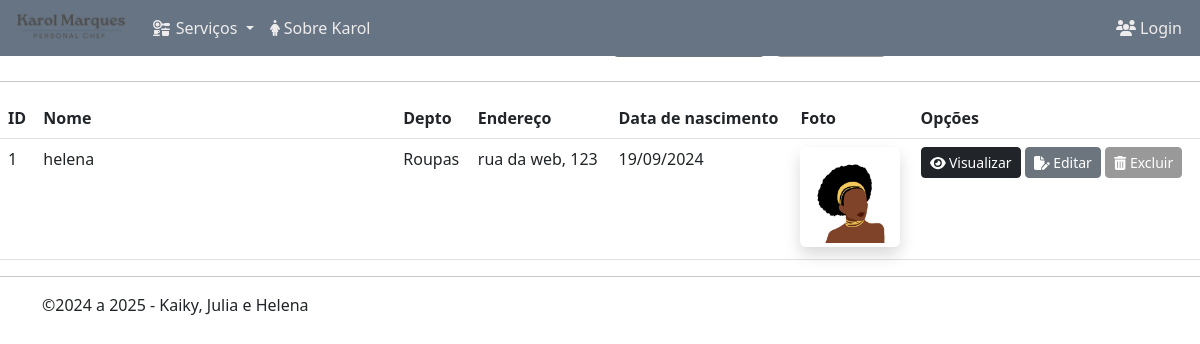
Page /gerente/index.php on the committed database.
### tables this page shows
CREATE TABLE IF NOT EXISTS `gerentes` (
  `id` int NOT NULL AUTO_INCREMENT PRIMARY KEY,
  `nome` varchar(100) NOT NULL,
  `endereco` varchar(50) NOT null,
  `depto` varchar(20) NOT NULL,
  `datanasc` datetime NOT NULL,
  `foto` varchar(30)
);

### inc/database.php (called while the page is built, shortened)
<?php
function open_database()
{
    try {
        $conn = new PDO("mysql:host=" . DB_HOST . ";dbname=" . DB_NAME, DB_USER, DB_PASSWORD);
        $conn->setAttribute(PDO::ATTR_ERRMODE, PDO::ERRMODE_EXCEPTION);
        $conn->setAttribute(PDO::ATTR_EMULATE_PREPARES, false);
        $conn->exec("SET NAMES 'utf8'");
        return $conn;
    } catch (PDOException $e) {
        echo "Connection failed: ";
    }
}
function find_all($table)
{
    $database = open_database();
    try {
        $stmt = $database->query("SELECT * FROM $table");
        return $stmt->fetchAll(PDO::FETCH_ASSOC);
    } catch (PDOException $e) {
        $_SESSION['message'] = $e->getMessage();
        $_SESSION['type'] = 'danger';
    }
    return [];
}
function formatadata($date, $formato)
{
    $dt = new DateTime($date, new DateTimeZone("America/Sao_Paulo"));
    return $dt->format($formato);
}

### gerente/functions.php (called while the page is built, shortened)
<?php
    function index() {
        $gerentes = find_all("gerentes");
    }
?>

### gerente/index.php (the view, shortened to what this page needs)
<?php
    include('functions.php');
    index();
?>
            <header class="mt-3 ">
                <div class="row">
                    <div class="col-sm-6">
                        <h2>Gerentes</h2>
                    </div>
                    <div class="col-sm-6 text-right h2">
                        <a class="btn btn-secondary" href="add.php"><i class="fa fa-user-plus"></i> Novo Gerente</a>
                        <a class="btn btn-light" href="index.php"><i class="fa fa-refresh"></i> Atualizar</a>
                    </div>
                </div>
            </header>
            <hr>
            <table class="table table-hover">
                <thead>
                    <tr>
                        <th>ID</th>
                        <th width="30%">Nome</th>
                        <th>Depto</th>
                        <th>Endereço</th>
                        <th>Data de nascimento</th>
                        <th>Foto</th>
                        <th>Opções</th>
                    </tr>
                </thead>
                <tbody>
                    <?php if ($gerentes) : ?>
                        <?php foreach ($gerentes as $gerente) : ?>
                            <tr>
                                <td><?php echo $gerente['id']; ?></td>
                                <td><?php echo $gerente['nome']; ?></td>
                                <td><?php echo $gerente['depto']; ?></td>
                                <td><?php echo $gerente['endereco']; ?></td>
                                <td><?php echo formatadata($gerente['datanasc'],"d/m/Y"); ?></td>
                                <td>
                                    <?php
                                        if (empty($gerente['foto'])) {
                                            echo "<img src=\"fotos/SemFoto.PNG\" class=\"shadow p-1 mb-1 bg-body rounded\" width=\"100px\">";
                                        } else {
                                            $imagem = $gerente['foto'];
                                            echo "<img src='fotos/$imagem' class=\"shadow p-1 mb-1 bg-body rounded\" width=\"100px\">";
                                        }
                                    ?>
                                </td>
                                <td class="actions text-right">
                                    <a href="view.php?id=<?php echo $gerente['id']; ?>" class="btn btn-sm btn-dark"><i class="fa fa-eye"></i> Visualizar</a>
                                    <a href="edit.php?id=<?php echo $gerente['id']; ?>" class="btn btn-sm btn-secondary"><i class="fa fa-file-pen"></i> Editar</a>
                                    <a href="#" class="btn btn-sm btn-light" data-bs-toggle="modal" data-bs-target="#delete-gerente-modal" data-customer="<?php echo $gerente['id']; ?>">
                                        <i class="fa fa-trash-can"></i> Excluir
                                    </a>
                                </td>
                            </tr>
                    <?php endforeach; ?>
                    <?php else : ?>
                        <tr>
                            <td colspan="6">Nenhum registro encontrado.</td>
                        </tr>
                    <?php endif; ?>
                </tbody>
            </table>

### css/style.css (style rules this page uses)
body { margin-bottom: 30px; }
.btn-light { color: #fff; background-color: #999; border-color: #999; }

### rows in the picture
gerentes: id "1", nome "helena", depto "Roupas", endereco "rua da web, 123", datanasc "19/09/2024", foto (picture)

### other values in the picture
$data->format("Y") "2025"
